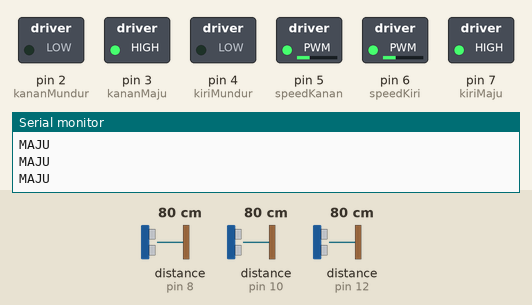
Simulated run of this sketch. Board: Arduino Uno, built with avr-gcc and run on an emulated ATmega328P. Shown: switched loads named in the sketch (green lamp = pin HIGH), the last lines printed to the serial monitor. The inputs (shaded band) are chosen by the test bench; at power-on: distance to the obstacle (sensors on pin 10, pin 8, pin 12) 80 cm. The echo pulse lasts 58.3 µs per cm.

Above: at 1.2 s.
1.3 s: distance to the obstacle (sensor on pin 10) set to 6 cm
2.8 s: distance to the obstacle (sensor on pin 10) set to 3 cm
At 3.6 s:
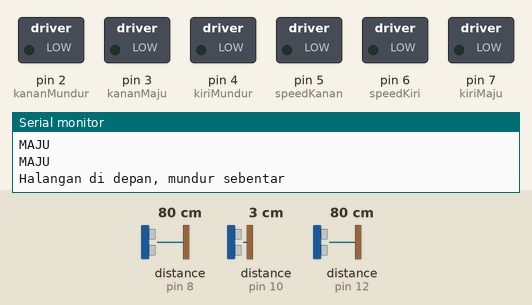
5.8 s: distance to the obstacle (sensor on pin 10) set to 9 cm
At 8.2 s:
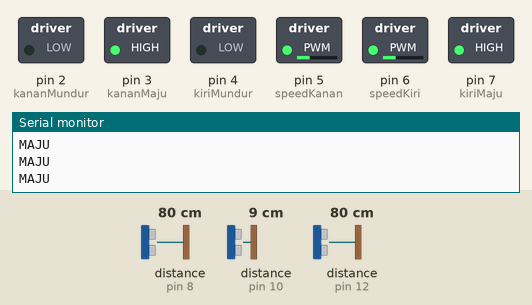
8.5 s: distance to the obstacle (sensor on pin 10) set to 2 cm
At 11.51 s:
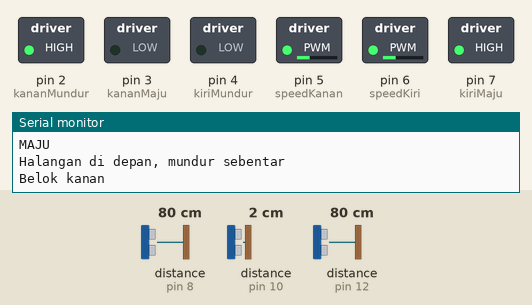
Timing chart, 0 to 12.5 s (numbered marks = the images above; inputs shaded):
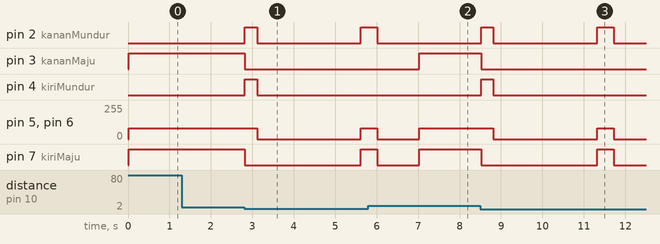

The sketch:

3.WallFollower_Example.ino
```cpp
#include <NewPing.h>


// Motor control pins
#define kiriMaju    7
#define kiriMundur  4
#define kananMaju   3
#define kananMundur 2

#define speedKanan 5
#define speedKiri  6

#define TRIGGER_PINF  11
#define ECHO_PINF     10
#define TRIGGER_PINL  13
#define ECHO_PINL     12
#define TRIGGER_PINR  9
#define ECHO_PINR     8

#define MAX_DISTANCE 200

NewPing sonarF(TRIGGER_PINF, ECHO_PINF, MAX_DISTANCE);
NewPing sonarL(TRIGGER_PINL, ECHO_PINL, MAX_DISTANCE);
NewPing sonarR(TRIGGER_PINR, ECHO_PINR, MAX_DISTANCE);

int distanceF, distanceR, distanceL, currentOrient;

void setup() {
  pinMode(kiriMaju,    OUTPUT);
  pinMode(kiriMundur,  OUTPUT);
  pinMode(kananMaju,   OUTPUT);
  pinMode(kananMundur, OUTPUT);
  pinMode(speedKanan,  OUTPUT);
  pinMode(speedKiri,   OUTPUT);
  Serial.begin(115200);
}


void loop() {
  distanceF = sonarF.ping_cm();
  distanceL = sonarL.ping_cm();
  distanceR = sonarR.ping_cm();

  if (distanceF >=5) {
    // Maju lurus kalau gak ada halangan
    Serial.println("MAJU");
    motorControl(1, 0, 1, 0, 80, 80);
  } else {
    // Terlalu dekat, mundur dulu
    Serial.println("Halangan di depan, mundur sebentar");
    motorControl(0, 1, 0, 1, 80, 80);
    delay(300);

    // Stop sebentar
    motorControl(0, 0, 0, 0, 0, 0);
    delay(2500);

    // Bandingkan kiri dan kanan
    if (distanceL < distanceR) {
      Serial.println("Belok kanan");
      motorControl(0,1, 1, 0, 80, 80); // Belok kiri
      delay(400);
      motorControl(0, 0, 0, 0, 0, 0);
      delay(500);
    } else {
      Serial.println("Belok kanan");
      motorControl(1, 0, 0, 1, 80, 80); // Belok kanan
      delay(400);
      motorControl(0, 0, 0, 0, 0, 0);
      delay(500);
    }

    // Stop sebentar setelah belok
    motorControl(0, 0, 0, 0, 0, 0);
      delay(500);
  }
}


void motorControl(int in1Value, int in2Value, int in3Value, int in4Value, int leftSpeed, int rightSpeed) {
  digitalWrite(kiriMaju,    in1Value);
  digitalWrite(kiriMundur,  in2Value);
  digitalWrite(kananMaju,   in3Value);
  digitalWrite(kananMundur, in4Value);
  analogWrite(speedKanan,   rightSpeed);
  analogWrite(speedKiri,    leftSpeed);
}
```

Measured:
- the behaviour switches between 5 and 4 cm on distance to the obstacle (sensor on pin 10) (found by bisection; images 0 and 1)
- after the input at 2.8 s, pin 2 (kananMundur): LOW → HIGH at once, → LOW 0.30 s later, → HIGH 2.5 s later; pin 3 (kananMaju): HIGH → LOW at once; pin 4 (kiriMundur): LOW → HIGH at once, → LOW 0.30 s later; pin 5 (speedKanan), pin 6 (speedKiri): 80/255 → 0/255 after 0.32 s, → 80/255 2.5 s later; pin 7 (kiriMaju): HIGH → LOW at once, → HIGH 2.8 s later
- after the input at 5.8 s, pin 2 (kananMundur): goes on until 6.0 s, then stays LOW; pin 3 (kananMaju): LOW → HIGH after 1.2 s; pin 4 (kiriMundur): stays LOW (without the input it goes to HIGH after 1.2 s); pin 5 (speedKanan), pin 6 (speedKiri): goes on until 7.0 s, then stays 80/255
- after the input at 8.5 s, pin 2 (kananMundur): LOW → HIGH at once, → LOW 0.30 s later, → HIGH 2.5 s later, → LOW 0.40 s later; pin 3 (kananMaju): HIGH → LOW at once
